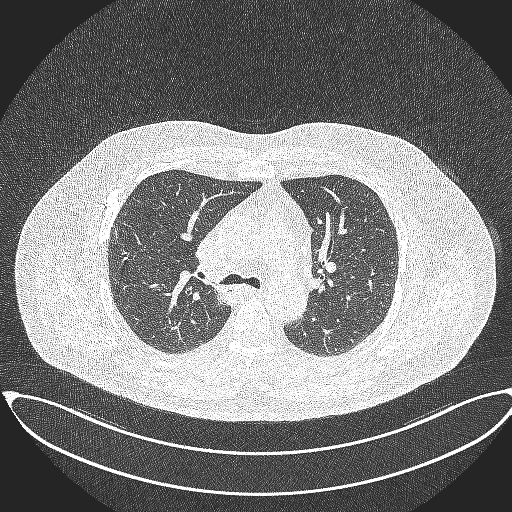
#> input picture ai_model/LungCT_Split/train/benign case/benign_0014.jpg, 512 x 512 px; its folder holds only this picture in this run
$ python preprocess.py --image '../LungCT_Split/train/benign case/benign_0014.jpg'
#> lines starting #> are read from the running program, lines starting #| are printed output that depends on the picture
#> in pretraiter_depuis_chemin, image_brute is the input picture: shape (512, 512, 3); min 36, max 255, mean 127.5
"""
=============================================================================
preprocess.py — Module de prétraitement des images CT Scan
=============================================================================
Toutes les fonctions de chargement, nettoyage et préparation des données.
Programmation modulaire : chaque opération est une fonction indépendante.

─────────────────────────────────────────────────────────────────────────────
AJOUT (Option A — alignement entraînement / inférence) :

  charger_donnees_depuis_dossiers() (utilisé pour ENTRAÎNER le modèle) passe
  par Keras ImageDataGenerator.flow_from_directory(), qui fait un simple
  redimensionnement par ÉTIREMENT + rescale=1/255 — SANS CLAHE, SANS
  débruitage, SANS padding préservant le ratio (letterbox).

  Or pretraiter_depuis_chemin()/pipeline_pretraitement() (utilisés à
  l'INFÉRENCE, donc par predict.py et gradcam.py) appliquaient un pipeline
  bien plus riche : letterbox + CLAHE + flou gaussien. Résultat : le modèle
  voyait à l'inférence une distribution d'images qu'il n'avait JAMAIS vue à
  l'entraînement — ce qui faussait la classification et rendait Grad-CAM
  incohérent (le réseau se raccrochait aux bandes noires artificielles du
  letterbox plutôt qu'au contenu pulmonaire).

  pretraiter_pour_inference() / pretraiter_tableau_pour_inference() ci-
  dessous reproduisaient ce que fait flow_from_directory (resize simple +
  rescale). Une fois ce correctif appliqué, la heatmap Grad-CAM restait
  concentrée en anneau sur le contour du corps plutôt que sur le poumon :
  ce n'était donc pas (seulement) un décalage de prétraitement, mais un
  vrai biais du modèle — probablement dû à la fusion de deux sources de
  dataset (Roboflow + IQ-OTH/NCCD) avec des marges noires différentes,
  que le CNN a appris à utiliser comme raccourci de classification.

─────────────────────────────────────────────────────────────────────────────
AJOUT (Option B — recadrage sur le contenu + pipeline d'entraînement unifié) :

  recadrer_sur_contenu() retire la marge noire/homogène autour du corps
  AVANT le redimensionnement final, quelle que soit la source d'origine —
  ça neutralise le raccourci "quantité de fond noir" que le modèle avait
  appris. Cette étape est désormais intégrée à
  pretraiter_tableau_pour_inference(), donc utilisée PARTOUT automatiquement
  (predict.py, gradcam.py) sans rien changer ailleurs.

  charger_donnees_tf() est un NOUVEAU pipeline d'entraînement (tf.data),
  qui utilise EXACTEMENT ce même prétraitement — recadrage + resize +
  normalisation identiques à l'inférence, plus l'augmentation de données
  (rotation/zoom/flip/luminosité) uniquement sur le train. Il remplace
  charger_donnees_depuis_dossiers() pour l'ENTRAÎNEMENT ; cette dernière
  reste inchangée et utilisée par evaluate.py (qui dépend d'attributs
  propres aux générateurs Keras — .reset(), .samples — absents de
  tf.data.Dataset).

  calculer_class_weights() calcule les poids de classe 'balanced' à partir
  du nombre réel d'images par classe dans le dossier train — réduit le
  biais dû au déséquilibre entre classes.
=============================================================================
"""

import os
import cv2
import numpy as np
from pathlib import Path

import tensorflow as tf
from tensorflow.keras.preprocessing.image import ImageDataGenerator
from tensorflow.keras.utils import to_categorical

from config import (
    IMG_SIZE, IMG_CHANNELS, INPUT_SHAPE,
    CLASS_NAMES, NUM_CLASSES, BATCH_SIZE,
    TRAIN_DIR, VAL_DIR, TEST_DIR,
    USE_AUGMENTATION, ROTATION_RANGE, ZOOM_RANGE,
    HORIZONTAL_FLIP, BRIGHTNESS_RANGE
)


# =============================================================================
# 1. Chargement et décodage d'une image
# =============================================================================

# [20 lines left out: function charger_image, not called in this run]


# =============================================================================
# 2. Opérations unitaires de prétraitement
# =============================================================================

def redimensionner(image: np.ndarray, taille: tuple = IMG_SIZE) -> np.ndarray:

#> called with taille = (224, 224)
    h_cible, w_cible = taille
    h, w = image.shape[:2]
#> h = 512; w = 512

    # Ratio de mise à l'échelle
    ratio = min(h_cible / h, w_cible / w)
#> ratio = 0.438
    h_new = int(h * ratio)
#> h_new = 224
    w_new = int(w * ratio)
#> w_new = 224

    image_redim = cv2.resize(image, (w_new, h_new), interpolation=cv2.INTER_AREA)

    # Padding pour atteindre la taille cible
    delta_h = h_cible - h_new
#> delta_h = 0
    delta_w = w_cible - w_new
#> delta_w = 0
    top, bottom = delta_h // 2, delta_h - delta_h // 2
#> top = 0; bottom = 0
    left, right  = delta_w // 2, delta_w - delta_w // 2
#> left = 0; right = 0

    image_paddee = cv2.copyMakeBorder(
        image_redim, top, bottom, left, right,
        cv2.BORDER_CONSTANT, value=[0, 0, 0]
    )
    return image_paddee


def normaliser(image: np.ndarray) -> np.ndarray:

    return image.astype(np.float32) / 255.0


def ameliorer_contraste(image: np.ndarray) -> np.ndarray:

    # Reconvertir en uint8 pour OpenCV
    img_uint8 = (image * 255).astype(np.uint8)
    img_lab   = cv2.cvtColor(img_uint8, cv2.COLOR_RGB2LAB)
#> img_lab: shape (224, 224, 3); mean of channels 0, 1, 2 132.5, 128, 128

    # Appliquer CLAHE sur le canal L (luminosité)
    clahe = cv2.createCLAHE(clipLimit=2.0, tileGridSize=(8, 8))
    img_lab[:, :, 0] = clahe.apply(img_lab[:, :, 0])
#> img_lab: shape (224, 224, 3); mean of channels 0, 1, 2 125.8, 128, 128

    img_rgb = cv2.cvtColor(img_lab, cv2.COLOR_LAB2RGB)
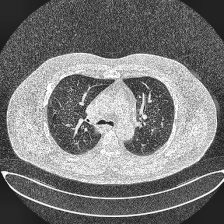
#> img_rgb: shape (224, 224, 3); mean R, G, B 120.4, 120.4, 120.4
    return img_rgb.astype(np.float32) / 255.0


def supprimer_bruit(image: np.ndarray, force: int = 5) -> np.ndarray:

#> called with force = 3
    img_uint8  = (image * 255).astype(np.uint8)
    img_filtre = cv2.GaussianBlur(img_uint8, (force, force), 0)
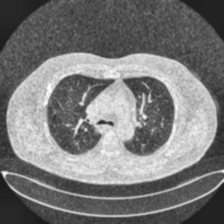
#> img_filtre: shape (224, 224, 3); mean R, G, B 120.4, 120.5, 120.4
    return img_filtre.astype(np.float32) / 255.0


# [17 lines left out: function convertir_grayscale, not called in this run]


# =============================================================================
# 3. Pipeline complet de prétraitement (riche — CLAHE + débruitage + letterbox)
#    Conservé pour usage futur (Option B / ré-entraînement enrichi).
# =============================================================================

def pipeline_pretraitement(
    image: np.ndarray,
    appliquer_contraste: bool = True,
    appliquer_debruitage: bool = True,
    force_debruitage: int = 3
) -> np.ndarray:

    # Étape 1 : Redimensionnement
    image = redimensionner(image, IMG_SIZE)

    # Étape 2 : Amélioration du contraste
    if appliquer_contraste:
        image = normaliser(image)  # besoin de [0,1] pour CLAHE
        image = ameliorer_contraste(image)
    else:
        image = normaliser(image)

    # Étape 3 : Suppression du bruit
    if appliquer_debruitage:
        image = supprimer_bruit(image, force=force_debruitage)

    return image


def pretraiter_depuis_chemin(
    chemin: str,
    appliquer_contraste: bool = True,
    appliquer_debruitage: bool = True
) -> np.ndarray:

    image_brute = cv2.imread(chemin)
    if image_brute is None:
        raise FileNotFoundError(f"Image introuvable : {chemin}")

    image_rgb = cv2.cvtColor(image_brute, cv2.COLOR_BGR2RGB)
    image_prep = pipeline_pretraitement(
        image_rgb,
        appliquer_contraste=appliquer_contraste,
        appliquer_debruitage=appliquer_debruitage
    )
    return np.expand_dims(image_prep, axis=0)  # (1, H, W, C)


# =============================================================================
# 3bis. Prétraitement d'INFÉRENCE aligné sur l'entraînement (Option A)
# =============================================================================
#
#   Keras ImageDataGenerator.flow_from_directory(target_size=IMG_SIZE) fait,
#   pour CHAQUE image d'entraînement :
#     1. Chargement (PIL) en RGB
#     2. Redimensionnement DIRECT à target_size (étirement, sans préserver
#        le ratio, sans padding)
#     3. rescale=1/255 (simple division, aucune autre transformation)
#
#   Les deux fonctions ci-dessous reproduisent EXACTEMENT ces trois étapes,
#   avec OpenCV, pour que l'image envoyée au modèle à l'inférence suive la
#   même distribution que celle vue à l'entraînement.
# =============================================================================

# [101 lines left out: functions pretraiter_pour_inference, pretraiter_tableau_pour_inference, recadrer_sur_contenu, not called in this run]


# =============================================================================
# 4bis. Pipeline d'ENTRAÎNEMENT tf.data — aligné sur l'inférence (Option B)
# =============================================================================
#
#   NE remplace PAS charger_donnees_depuis_dossiers() ci-dessous : cette
#   dernière reste utilisée par evaluate.py, qui dépend d'attributs propres
#   aux générateurs Keras (.reset(), .samples) absents de tf.data.Dataset.
#
#   charger_donnees_tf() est le nouveau pipeline recommandé pour
#   L'ENTRAÎNEMENT (main.py --mode train, train_model.py) : il utilise
#   EXACTEMENT pretraiter_tableau_pour_inference() (recadrage + resize +
#   normalisation), identique à ce que voit le modèle en production.
# =============================================================================

_EXTENSIONS_IMAGE = ('.png', '.jpg', '.jpeg', '.bmp', '.tif', '.tiff')


# [200 lines left out: functions compter_images_par_classe, calculer_class_weights, _lister_fichiers_classes, _charger_image_pour_tf, _mapper_chemin_vers_tenseur, _construire_augmentation and 2 more, not called in this run]


def creer_generateur_evaluation() -> ImageDataGenerator:

    return ImageDataGenerator(rescale=1.0 / 255)


# [105 lines left out: functions charger_donnees_depuis_dossiers, charger_donnees_depuis_csv, afficher_etapes_pretraitement, not called in this run]


def main():
    import argparse

    parser = argparse.ArgumentParser(
        description='Prétraite une image CT Scan et affiche les informations résultantes.'
    )
    parser.add_argument(
        '--image',
        type=str,
        help='Chemin vers une image CT Scan à prétraiter.'
    )
    parser.add_argument(
        '--no-contrast',
        action='store_true',
        help='Désactive l amélioration du contraste CLAHE.'
    )
    parser.add_argument(
        '--no-denoise',
        action='store_true',
        help='Désactive le filtrage de réduction de bruit.'
    )
    parser.add_argument(
        '--output',
        type=str,
        help='Chemin de sortie pour enregistrer l image prétraitée.'
    )
    parser.add_argument(
        '--show',
        action='store_true',
        help='Affiche l image prétraitée dans une fenêtre OpenCV.'
    )

    args = parser.parse_args()

    if args.image is None:
        parser.print_help()
        return

    if not os.path.exists(args.image):
        raise FileNotFoundError(f"Image introuvable : {args.image}")

    image_prep = pretraiter_depuis_chemin(
        args.image,
        appliquer_contraste=not args.no_contrast,
        appliquer_debruitage=not args.no_denoise
    )

    print(f"Image prétraitée : {args.image}")
    print(f"Forme : {image_prep.shape}")
#| Forme : (1, 224, 224, 3)
    print(f"Min/max : {float(image_prep.min()):.4f} / {float(image_prep.max()):.4f}")
#| Min/max : 0.1059 / 0.9961

    if args.output:
        sortie = args.output
        cv2.imwrite(sortie, (image_prep[0] * 255).astype(np.uint8)[:, :, ::-1])
        print(f"Image enregistrée : {sortie}")

    if args.show:
        cv2.imshow('Image prétraitée', (image_prep[0] * 255).astype(np.uint8)[:, :, ::-1])
        cv2.waitKey(0)
        cv2.destroyAllWindows()


if __name__ == '__main__':
    main()

$ run again, on ai_model/LungCT_Split/train/malignant case/client1_malignant_0962.jpg
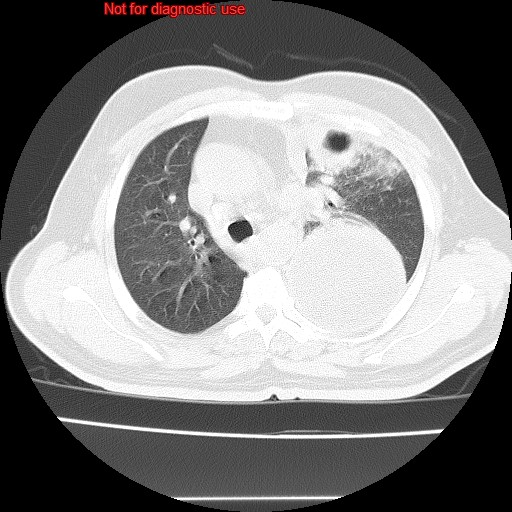
#> input picture ai_model/LungCT_Split/train/malignant case/client1_malignant_0962.jpg, 512 x 512 px
#> in pretraiter_depuis_chemin, image_brute is the input picture: shape (512, 512, 3); mean B, G, R 130.9, 130.9, 131.6
#> in ameliorer_contraste, `img_rgb = cv2.cvtColor(img_lab, cv2.COLOR_LAB2RGB)`:
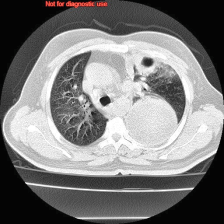
#> img_rgb: shape (224, 224, 3); mean R, G, B 124.6, 123.9, 123.8
#> in supprimer_bruit, `img_filtre = cv2.GaussianBlur(img_uint8, (force, force), 0)`:
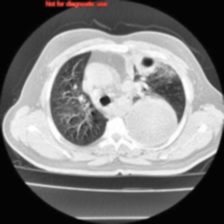
#> img_filtre: shape (224, 224, 3); mean R, G, B 124.7, 124, 123.9
#| Forme : (1, 224, 224, 3)
#| Min/max : 0.0118 / 1.0000

$ run again, on ai_model/LungCT_Split/train/normal/client2_normal_0812.jpg
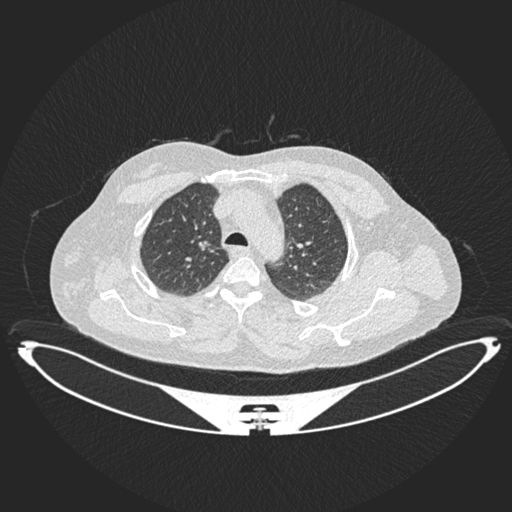
#> input picture ai_model/LungCT_Split/train/normal/client2_normal_0812.jpg, 512 x 512 px
#> in pretraiter_depuis_chemin, image_brute is the input picture: shape (512, 512, 3); min 37, max 255, mean 90.9
#> in ameliorer_contraste, `img_rgb = cv2.cvtColor(img_lab, cv2.COLOR_LAB2RGB)`:
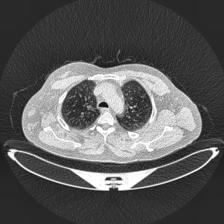
#> img_rgb: shape (224, 224, 3); mean R, G, B 89.4, 89.4, 89.4
#> in supprimer_bruit, `img_filtre = cv2.GaussianBlur(img_uint8, (force, force), 0)`:
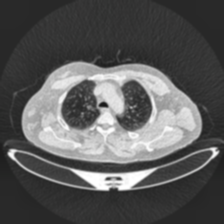
#> img_filtre: shape (224, 224, 3); mean R, G, B 89.4, 89.5, 89.4
#| Forme : (1, 224, 224, 3)
#| Min/max : 0.0902 / 1.0000

$ run again, on ai_model/LungCT_Split/train/benign case/benign_0018.jpg
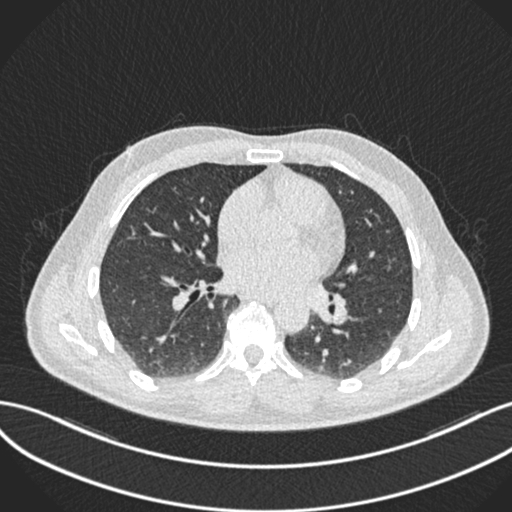
#> input picture ai_model/LungCT_Split/train/benign case/benign_0018.jpg, 512 x 512 px
#> in pretraiter_depuis_chemin, image_brute is the input picture: shape (512, 512, 3); min 37, max 255, mean 103.2
#> in ameliorer_contraste, `img_rgb = cv2.cvtColor(img_lab, cv2.COLOR_LAB2RGB)`:
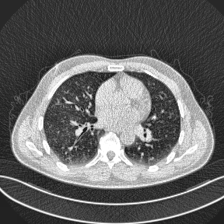
#> img_rgb: shape (224, 224, 3); mean R, G, B 101.1, 101.1, 101.1
#> in supprimer_bruit, `img_filtre = cv2.GaussianBlur(img_uint8, (force, force), 0)`:
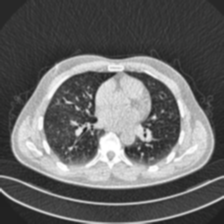
#> img_filtre: shape (224, 224, 3); mean R, G, B 101.1, 101.2, 101.1
#| Forme : (1, 224, 224, 3)
#| Min/max : 0.1216 / 1.0000
